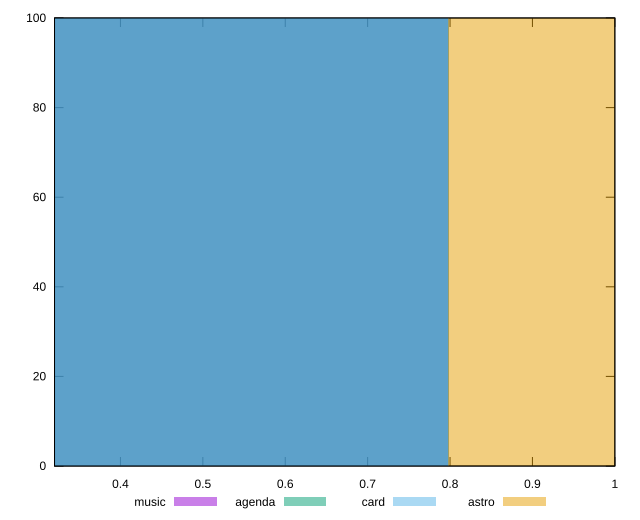

Write gnuplot code to recreate this figure.
reset

$music <<EOF
0.5320942221778329 100
EOF

$agenda <<EOF
0.5320942221778329 100
EOF

$card <<EOF
0.5320942221778329 100
EOF

$astro <<EOF
1.0641884443556657 100
EOF

set key outside below
set boxwidth 0.5320942221778329
set xrange [0.32:1]
set yrange [0:100]
set trange [0:100]
set style fill transparent solid 0.5 noborder
set terminal svg size 640, 520 enhanced background rgb 'white'
set output "reports/report_00028_2021-02-24T12-49-42.674Z/uses-rel-preload/comparison/histogram/all_score.svg"

plot $music title "music" with boxes, \
     $agenda title "agenda" with boxes, \
     $card title "card" with boxes, \
     $astro title "astro" with boxes

reset
